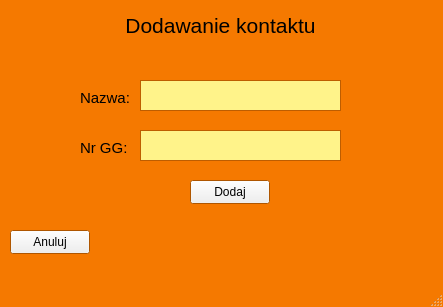
<?xml version="1.0" encoding="UTF-8"?>
<ui version="4.0">
 <class>AddContactWindow</class>
 <widget class="QMainWindow" name="AddContactWindow">
  <property name="geometry">
   <rect>
    <x>0</x>
    <y>0</y>
    <width>443</width>
    <height>307</height>
   </rect>
  </property>
  <property name="palette">
   <palette>
    <active>
     <colorrole role="Base">
      <brush brushstyle="SolidPattern">
       <color alpha="255">
        <red>255</red>
        <green>255</green>
        <blue>255</blue>
       </color>
      </brush>
     </colorrole>
     <colorrole role="Window">
      <brush brushstyle="SolidPattern">
       <color alpha="255">
        <red>245</red>
        <green>121</green>
        <blue>0</blue>
       </color>
      </brush>
     </colorrole>
    </active>
    <inactive>
     <colorrole role="Base">
      <brush brushstyle="SolidPattern">
       <color alpha="255">
        <red>255</red>
        <green>255</green>
        <blue>255</blue>
       </color>
      </brush>
     </colorrole>
     <colorrole role="Window">
      <brush brushstyle="SolidPattern">
       <color alpha="255">
        <red>245</red>
        <green>121</green>
        <blue>0</blue>
       </color>
      </brush>
     </colorrole>
    </inactive>
    <disabled>
     <colorrole role="Base">
      <brush brushstyle="SolidPattern">
       <color alpha="255">
        <red>245</red>
        <green>121</green>
        <blue>0</blue>
       </color>
      </brush>
     </colorrole>
     <colorrole role="Window">
      <brush brushstyle="SolidPattern">
       <color alpha="255">
        <red>245</red>
        <green>121</green>
        <blue>0</blue>
       </color>
      </brush>
     </colorrole>
    </disabled>
   </palette>
  </property>
  <property name="windowTitle">
   <string>MainWindow</string>
  </property>
  <widget class="QWidget" name="centralwidget">
   <widget class="QLabel" name="titleLabel">
    <property name="geometry">
     <rect>
      <x>100</x>
      <y>10</y>
      <width>241</width>
      <height>31</height>
     </rect>
    </property>
    <property name="font">
     <font>
      <pointsize>16</pointsize>
     </font>
    </property>
    <property name="text">
     <string>Dodawanie kontaktu</string>
    </property>
    <property name="alignment">
     <set>Qt::AlignCenter</set>
    </property>
   </widget>
   <widget class="QLabel" name="numberLabel">
    <property name="geometry">
     <rect>
      <x>80</x>
      <y>90</y>
      <width>58</width>
      <height>16</height>
     </rect>
    </property>
    <property name="font">
     <font>
      <pointsize>11</pointsize>
     </font>
    </property>
    <property name="text">
     <string>Nazwa:</string>
    </property>
   </widget>
   <widget class="QLabel" name="label_3">
    <property name="geometry">
     <rect>
      <x>80</x>
      <y>140</y>
      <width>58</width>
      <height>16</height>
     </rect>
    </property>
    <property name="font">
     <font>
      <pointsize>11</pointsize>
     </font>
    </property>
    <property name="text">
     <string>Nr GG:</string>
    </property>
   </widget>
   <widget class="QTextEdit" name="nameTextEdit">
    <property name="geometry">
     <rect>
      <x>140</x>
      <y>80</y>
      <width>201</width>
      <height>31</height>
     </rect>
    </property>
    <property name="palette">
     <palette>
      <active>
       <colorrole role="Base">
        <brush brushstyle="SolidPattern">
         <color alpha="255">
          <red>255</red>
          <green>243</green>
          <blue>138</blue>
         </color>
        </brush>
       </colorrole>
      </active>
      <inactive>
       <colorrole role="Base">
        <brush brushstyle="SolidPattern">
         <color alpha="255">
          <red>255</red>
          <green>243</green>
          <blue>138</blue>
         </color>
        </brush>
       </colorrole>
      </inactive>
      <disabled>
       <colorrole role="Base">
        <brush brushstyle="SolidPattern">
         <color alpha="255">
          <red>245</red>
          <green>121</green>
          <blue>0</blue>
         </color>
        </brush>
       </colorrole>
      </disabled>
     </palette>
    </property>
   </widget>
   <widget class="QTextEdit" name="numberTextEdit">
    <property name="geometry">
     <rect>
      <x>140</x>
      <y>130</y>
      <width>201</width>
      <height>31</height>
     </rect>
    </property>
    <property name="palette">
     <palette>
      <active>
       <colorrole role="Base">
        <brush brushstyle="SolidPattern">
         <color alpha="255">
          <red>255</red>
          <green>243</green>
          <blue>138</blue>
         </color>
        </brush>
       </colorrole>
      </active>
      <inactive>
       <colorrole role="Base">
        <brush brushstyle="SolidPattern">
         <color alpha="255">
          <red>255</red>
          <green>243</green>
          <blue>138</blue>
         </color>
        </brush>
       </colorrole>
      </inactive>
      <disabled>
       <colorrole role="Base">
        <brush brushstyle="SolidPattern">
         <color alpha="255">
          <red>245</red>
          <green>121</green>
          <blue>0</blue>
         </color>
        </brush>
       </colorrole>
      </disabled>
     </palette>
    </property>
   </widget>
   <widget class="QPushButton" name="addButton">
    <property name="geometry">
     <rect>
      <x>190</x>
      <y>180</y>
      <width>80</width>
      <height>24</height>
     </rect>
    </property>
    <property name="text">
     <string>Dodaj</string>
    </property>
   </widget>
   <widget class="QPushButton" name="cancelButton">
    <property name="geometry">
     <rect>
      <x>10</x>
      <y>230</y>
      <width>80</width>
      <height>24</height>
     </rect>
    </property>
    <property name="text">
     <string>Anuluj</string>
    </property>
   </widget>
  </widget>
  <widget class="QMenuBar" name="menubar">
   <property name="geometry">
    <rect>
     <x>0</x>
     <y>0</y>
     <width>443</width>
     <height>21</height>
    </rect>
   </property>
  </widget>
  <widget class="QStatusBar" name="statusbar"/>
 </widget>
 <resources/>
 <connections/>
</ui>
